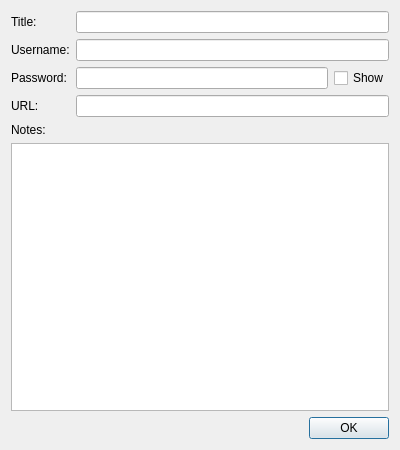
<?xml version="1.0" encoding="UTF-8"?>
<ui version="4.0">
 <class>EntryDialog</class>
 <widget class="QDialog" name="EntryDialog">
  <property name="geometry">
   <rect>
    <x>0</x>
    <y>0</y>
    <width>400</width>
    <height>450</height>
   </rect>
  </property>
  <property name="windowTitle">
   <string>Entry Details</string>
  </property>
  <layout class="QVBoxLayout" name="verticalLayout">
   <item>
    <layout class="QFormLayout" name="formLayout">
     <item row="0" column="0">
      <widget class="QLabel" name="label">
       <property name="text">
        <string>Title:</string>
       </property>
      </widget>
     </item>
     <item row="0" column="1">
      <widget class="QLineEdit" name="titleEdit"/>
     </item>
     <item row="1" column="0">
      <widget class="QLabel" name="label_2">
       <property name="text">
        <string>Username:</string>
       </property>
      </widget>
     </item>
     <item row="1" column="1">
      <widget class="QLineEdit" name="usernameEdit"/>
     </item>
     <item row="2" column="0">
      <widget class="QLabel" name="label_3">
       <property name="text">
        <string>Password:</string>
       </property>
      </widget>
     </item>
     <item row="2" column="1">
      <layout class="QHBoxLayout" name="passwordLayout">
       <item>
        <widget class="QLineEdit" name="passwordEdit">
         <property name="echoMode">
          <enum>QLineEdit::Password</enum>
         </property>
        </widget>
       </item>
       <item>
        <widget class="QCheckBox" name="showPasswordCheck">
         <property name="text">
          <string>Show</string>
         </property>
        </widget>
       </item>
      </layout>
     </item>
     <item row="3" column="0">
      <widget class="QLabel" name="label_4">
       <property name="text">
        <string>URL:</string>
       </property>
      </widget>
     </item>
     <item row="3" column="1">
      <widget class="QLineEdit" name="urlEdit"/>
     </item>
    </layout>
   </item>
   <item>
    <widget class="QLabel" name="label_5">
     <property name="text">
      <string>Notes:</string>
     </property>
    </widget>
   </item>
   <item>
    <widget class="QTextEdit" name="notesEdit"/>
   </item>
   <item>
    <widget class="QDialogButtonBox" name="buttonBox">
     <property name="orientation">
      <enum>Qt::Horizontal</enum>
     </property>
     <property name="standardButtons">
      <enum>QDialogButtonBox::Cancel|QDialogButtonBox::Ok</enum>
     </property>
    </widget>
   </item>
  </layout>
 </widget>
 <resources/>
 <connections>
  <connection>
   <sender>buttonBox</sender>
   <signal>accepted()</signal>
   <receiver>EntryDialog</receiver>
   <slot>accept()</slot>
   <hints>
    <hint type="sourcelabel">
     <x>248</x>
     <y>254</y>
    </hint>
    <hint type="destinationlabel">
     <x>157</x>
     <y>274</y>
    </hint>
   </hints>
  </connection>
  <connection>
   <sender>buttonBox</sender>
   <signal>rejected()</signal>
   <receiver>EntryDialog</receiver>
   <slot>reject()</slot>
   <hints>
    <hint type="sourcelabel">
     <x>316</x>
     <y>260</y>
    </hint>
    <hint type="destinationlabel">
     <x>286</x>
     <y>274</y>
    </hint>
   </hints>
  </connection>
 </connections>
</ui>
